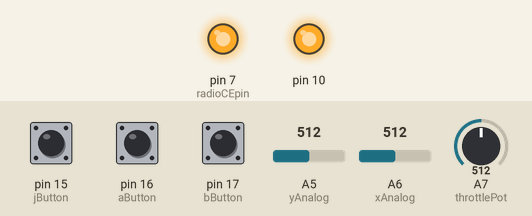
This sketch was run on a simulated Arduino Nano, built with avr-gcc and run on an emulated ATmega328P. Shown: output pins drawn as LEDs (lit = HIGH). The test bench sets the inputs (shaded band); at power-on: pin 15 (jButton) HIGH, pin 16 (aButton) HIGH, pin 17 (bButton) HIGH, A5 (yAnalog) = 512, A6 (xAnalog) = 512, A7 (throttlePot) = 512. Pins used as bus, display or sensor lines are not drawn; what the sketch prints to the serial monitor is not drawn.

Above: at 0.1 s.
Timing chart, 0 to 1.6 s (numbered marks = the images above):
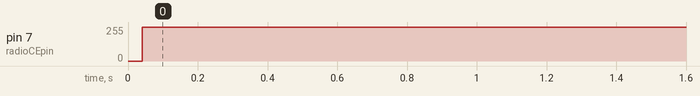

The sketch:

RadioRemote.ino
```cpp
/*
RadioRemote.ino
Margaret Robinson, Sarang Joshi
29 Apr 2014
*/

#include <SPI.h>
#include <Mirf.h>
#include <nRF24L01.h>
#include <MirfHardwareSpiDriver.h>

int a, b, j;
int ud, rl;
int isUp, isRight;
int throttle;

#define yAnalog A5
#define xAnalog A6
#define throttlePot A7

#define jButton 15
#define aButton 16
#define bButton 17

// CEpin is usually 8 but on the PCB's it's 7.
#define radioCEpin 7
#define radioCSNpin 8

void setup(){
  Serial.begin(9600);
  Mirf.spi = &MirfHardwareSpi;
  Mirf.init();
  Mirf.setRADDR((byte *)"serv1");
  // N.B.: Same as Receiver
  Mirf.payload = 4;
  Mirf.config();

  // Sets the CSN and CE pins
  Mirf.cePin = radioCEpin;
  Mirf.csnPin = radioCSNpin;

  pinMode(aButton, INPUT);
  pinMode(bButton, INPUT);

  isRight = 1;
  isUp = 1;
  j = 1;
  b = 1;
  a = 0;

  ud = 344;
  rl = 800;

  Serial.println("Listening...");
}

void loop(){
  byte data[Mirf.payload];

  data[0] = byte0();
  data[1] = byte1();
  data[2] = byte2();
  data[3] = byte3();

  Serial.print("j");
  Serial.print(j);
  Serial.print(" a");
  Serial.print(a);
  Serial.print(" b");
  Serial.print(b);
  Serial.print(". ");

  setJoystickVal();
  setButtons();
  setThrottleVal();

  if(!Mirf.isSending()){
    Mirf.setTADDR((byte *)"clie1");

    Mirf.send(data);

    Serial.print("Message sent.");

    for(int i = 0; i < Mirf.payload; i++) {
      Serial.print(" ");
      Serial.print(data[i]);
    }
  }
  Serial.println();
}

void setJoystickVal() {
  ud = analogRead(yAnalog);
  rl = analogRead(xAnalog);
}

void setThrottleVal() {
  throttle = analogRead(throttlePot);
}

void setButtons() {
  a = !digitalRead(aButton);
  b = !digitalRead(bButton);
  j = !digitalRead(jButton);
}

/////////////////
// PACKET DATA //
/////////////////
// BITS:
// 128
// 64
// 32
// 16     R or L
// 8      U or D
// 4      J
// 2      B
// 1      A

byte byte0() {
  byte y = 0;

  y += a*1 + b*2 + j*4;
  y += isUp * 8;
  y += isRight * 16;

  return y;
}

int getSign(int x) {
  int y;
  if(x < 0)
    y = 0;
  else
    y = 1;
  return y;
}

// Up down
byte byte1() {
  byte x = 0;
  int ud512 = map(ud, 0, 1024, -255, 256);
  isUp = getSign(ud512);
  x = abs(ud512);
  return x;
}

// Right left
byte byte2() {
  byte x = 0;
  int rl512 = map(rl, 0, 1024, -255, 256);
  isRight = getSign(rl512);
  x = abs(rl512);
  return x;
}

// Throttle
byte byte3() {
  byte x = map(throttle, 0, 1024, 0, 256);
  return x;
}
```

Measured:
- by itself, pin 7 (radioCEpin): 0/255 → 255/255 at 0.04 s
